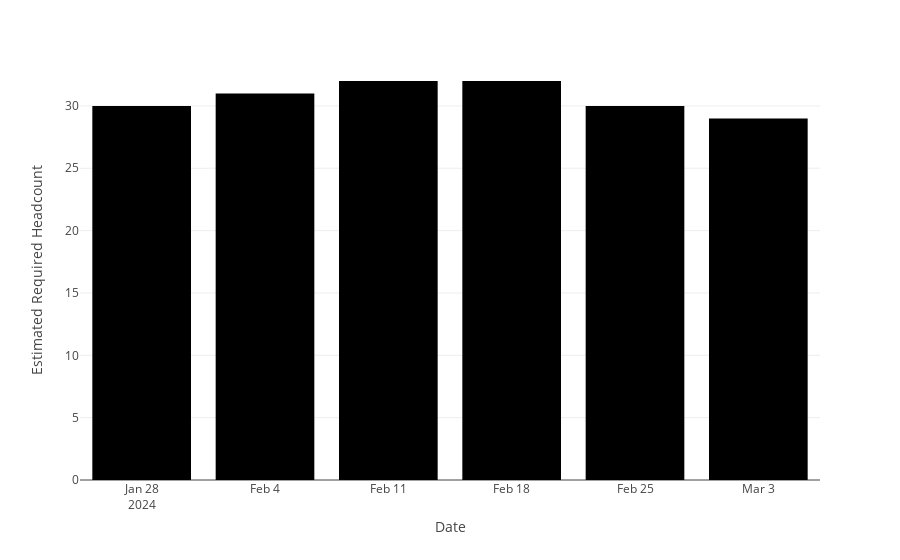

The code cell stored with this chart in its notebook:
### Code cell
fig = px.bar(LL_agg_loc, x = 'date', y = 'global_headcount')
fig.update_layout(
    xaxis_title="Date", yaxis_title="Estimated Required Headcount"
)

### Figure 1 — Plotly figure (JSON) as saved in the notebook; plotly's stock layout.template omitted (floating-point values rounded to 4 significant figures)
{"data": [{"alignmentgroup": "True", "hovertemplate": "date=%{x}<br>global_headcount=%{y}<extra></extra>", "legendgroup": "", "marker": {"color": "#000001", "pattern": {"shape": ""}}, "name": "", "offsetgroup": "", "orientation": "v", "showlegend": false, "textposition": "auto", "type": "bar", "x": ["2024-01-28", "2024-02-04", "2024-02-11", "2024-02-18", "2024-02-25", "2024-03-03"], "xaxis": "x", "y": [30, 31, 32, 32, 30, 29], "yaxis": "y"}], "layout": {"barmode": "relative", "legend": {"tracegroupgap": 0}, "margin": {"t": 60}, "xaxis": {"anchor": "y", "domain": [0, 1], "title": {"text": "Date"}}, "yaxis": {"anchor": "x", "domain": [0, 1], "title": {"text": "Estimated Required Headcount"}}}}
